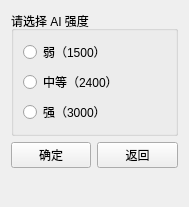
<?xml version="1.0" encoding="UTF-8"?>
<ui version="4.0">
 <class>chooser1</class>
 <widget class="QWidget" name="chooser1">
  <property name="geometry">
   <rect>
    <x>0</x>
    <y>0</y>
    <width>189</width>
    <height>207</height>
   </rect>
  </property>
  <property name="windowTitle">
   <string>Form</string>
  </property>
  <layout class="QFormLayout" name="formLayout">
   <item row="0" column="0" colspan="2">
    <widget class="QGroupBox" name="groupBox">
     <property name="title">
      <string>请选择 AI 强度</string>
     </property>
     <layout class="QVBoxLayout" name="verticalLayout">
      <item>
       <widget class="QRadioButton" name="b1">
        <property name="text">
         <string>弱（1500）</string>
        </property>
       </widget>
      </item>
      <item>
       <widget class="QRadioButton" name="b2">
        <property name="text">
         <string>中等（2400）</string>
        </property>
       </widget>
      </item>
      <item>
       <widget class="QRadioButton" name="b3">
        <property name="text">
         <string>强（3000）</string>
        </property>
       </widget>
      </item>
     </layout>
    </widget>
   </item>
   <item row="1" column="0">
    <widget class="QPushButton" name="forwards">
     <property name="text">
      <string>确定</string>
     </property>
    </widget>
   </item>
   <item row="1" column="1">
    <widget class="QPushButton" name="backwards">
     <property name="text">
      <string>返回</string>
     </property>
    </widget>
   </item>
  </layout>
 </widget>
 <resources/>
 <connections/>
</ui>
